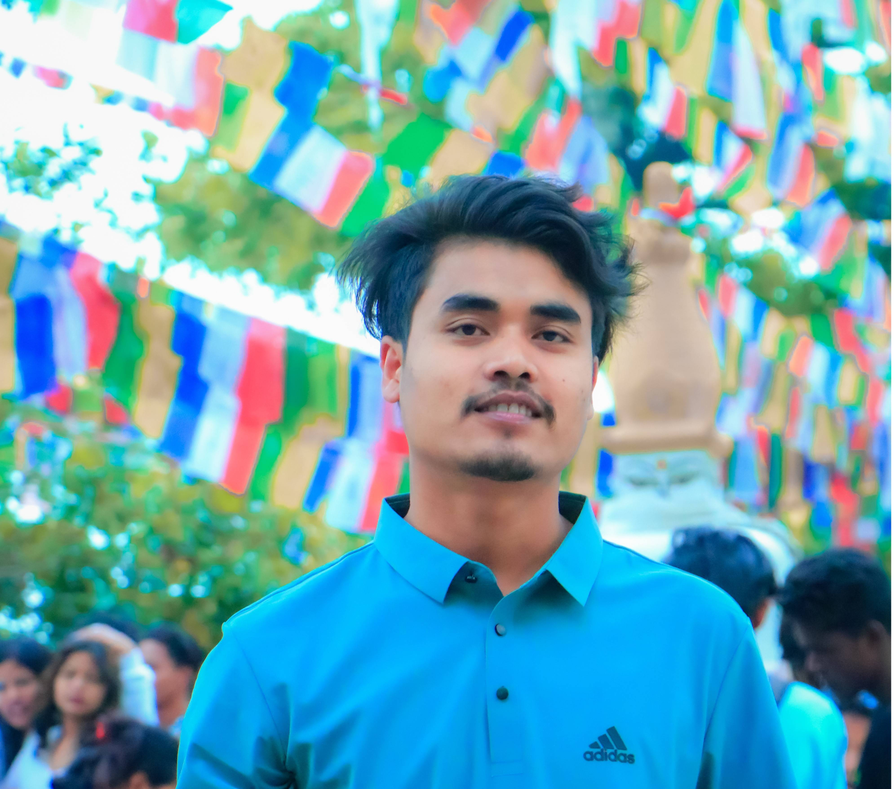
#> input picture 05-computer-vision-open/mohit.png, 895 x 789 px, shrunk from 3983 x 3510 before the run, found by its file name
$ python cropping_image.py
#> lines starting #> are read from the running program, lines starting #| are printed output that depends on the picture
import cv2

image = cv2.imread("mohit.png")
#> image is the input picture: shape (789, 895, 3); mean B, G, R 177.5, 166.9, 110.9
# width, height

if image is None:
    print("Image not found")

else:
    print("Image loaded successfully.")

    cropped_image = image[50:200, 100:300]  # Cropping the image
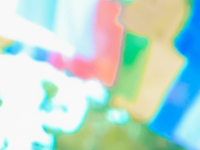
#> cropped_image: shape (150, 200, 3); mean B, G, R 206.4, 215.5, 186.3

    cv2.imshow("Original Image", image)

    cv2.imshow("Cropped Image", cropped_image)

    cv2.waitKey(0)
    cv2.destroyAllWindows()
